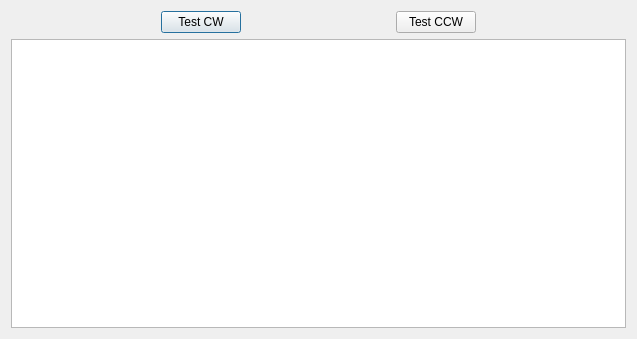
<ui version="4.0" >
 <class>Test_Window</class>
 <widget class="QDialog" name="Test_Window" >
  <property name="geometry" >
   <rect>
    <x>0</x>
    <y>0</y>
    <width>637</width>
    <height>339</height>
   </rect>
  </property>
  <property name="windowTitle" >
   <string>Motor Driver Test</string>
  </property>
  <layout class="QVBoxLayout" >
   <item>
    <layout class="QHBoxLayout" >
     <item>
      <spacer>
       <property name="orientation" >
        <enum>Qt::Horizontal</enum>
       </property>
       <property name="sizeHint" >
        <size>
         <width>81</width>
         <height>20</height>
        </size>
       </property>
      </spacer>
     </item>
     <item>
      <widget class="QPushButton" name="test_cw" >
       <property name="text" >
        <string>Test CW</string>
       </property>
      </widget>
     </item>
     <item>
      <spacer>
       <property name="orientation" >
        <enum>Qt::Horizontal</enum>
       </property>
       <property name="sizeHint" >
        <size>
         <width>40</width>
         <height>20</height>
        </size>
       </property>
      </spacer>
     </item>
     <item>
      <widget class="QPushButton" name="test_ccw" >
       <property name="text" >
        <string>Test CCW</string>
       </property>
      </widget>
     </item>
     <item>
      <spacer>
       <property name="orientation" >
        <enum>Qt::Horizontal</enum>
       </property>
       <property name="sizeHint" >
        <size>
         <width>40</width>
         <height>20</height>
        </size>
       </property>
      </spacer>
     </item>
    </layout>
   </item>
   <item>
    <widget class="QTableView" name="table" />
   </item>
  </layout>
 </widget>
 <resources/>
 <connections/>
</ui>
